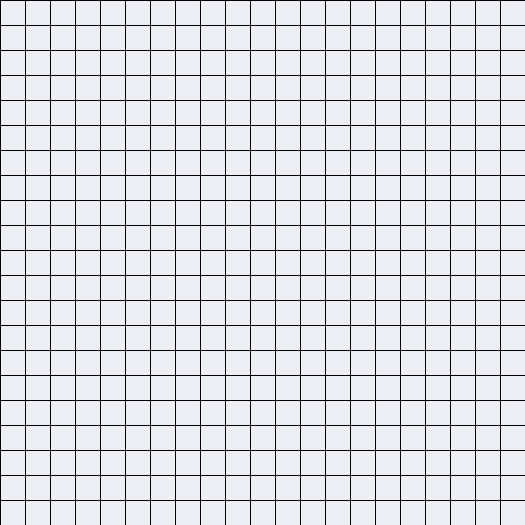
Frame 1 (no input)
Frame 60 (the mouse pressed at the canvas centre just before this capture): identical to frame 1, image omitted
Frame 120 (the mouse held since frame 60 and released just before this capture): identical to frame 1, image omitted

The Processing sketch that drew this single still picture (run headless with seeded random() and noise(); from frame 60 on, the mouse is pressed at the canvas centre):

// Processing sketch: Maze
// ── Maze.pde
import java.util.*;

// https://www.nordtheme.com/docs/colors-and-palettes
final int NORD0 = 0xFF2E3440;
final int NORD1 = 0xFF3B4252;
final int NORD2 = 0xFF434C5E;
final int NORD3 = 0xFF4C566A;

final int NORD4 = 0xFFD8DEE9;
final int NORD5 = 0xFFE5E9F0;
final int NORD6 = 0xFFECEFF4;

final int NORD7 = 0xFF8FBCBB;
final int NORD8 = 0xFF88C0D0;
final int NORD9 = 0xFF81A1C1;
final int NORD10 = 0xFF81A1C1;

final int NORD11 = 0xFFBF616A;
final int NORD12 = 0xFFD08770;
final int NORD13 = 0xFFEBCB8B;
final int NORD14 = 0xFFA3BE8C;
final int NORD15 = 0xFFB48EAD;


final int N = 21;

// 0 -> empty
// 1 -> wall
// 2 -> target
// 3 -> start
// 4 -> visited
int[][] graph;

int EMPTY = 0;
int WALL = 1;
int TARGET = 2;
int START = 3;
int VISITED = 4;
int VISITING = 5;

int blockWidth;
int blockHeight;

int fillValue = 3;

BFS bfs;

void setup() {
    size(525, 525);    
    //frameRate(10);
    graph = new int[N][N];
    blockWidth = width / N;
    blockHeight = height / N;
}

void draw() {
    background(NORD0);
    if (bfs != null) {
        while (!bfs.isUpdate()) {
            bfs.advance();
        }
        bfs.setUpdate(false);
    }
    for (int i = 0; i < N; i++) {
        for (int j = 0; j < N; j++) {
            if (graph[i][j] == EMPTY) {
                fill(NORD6);
            } else if (graph[i][j] == WALL) {
                fill(NORD12);
            } else if (graph[i][j] == TARGET) {
                fill(NORD11);   
            } else if (graph[i][j] == START) {
                fill(NORD15);
            } else if (graph[i][j] == VISITED) {
                fill(NORD0);   
            } else if (graph[i][j] == VISITING) {
                fill(NORD3);   
            }
            rectAt(j, i);
        }
    }
}

void mouseClicked() {
    graph[mouseY / blockHeight][mouseX / blockWidth] = fillValue;
}

void mouseDragged() {
    graph[mouseY / blockHeight][mouseX / blockWidth] = fillValue;
}

void keyPressed() {
    if (key == '1') {
        fillValue = WALL;
    } else if (key == '2') {
        fillValue = TARGET;
    } else if (key == '3') {
        fillValue = START;
    } else if (key == 'r') {
        setup();
    } else if (key == 'b') {
        for (int y = 0; y < N; y++) {
            for (int x = 0; x < N; x++) {
                if (graph[y][x] == START) {
                    bfs = new BFS(x, y);
                    break;
                }
            }
        }
        
    }
}

void rectAt(int x, int y) {
    rect(x * blockWidth, y * blockHeight, blockWidth, blockHeight);
}

// ── BFS.pde
class BFS {
    private final int[][] moves = {{0, 1}, {0, -1}, {1, 0}, {-1, 0}};
    
    private Queue<Integer> queue = new LinkedList<Integer>();
    private int x, y;
    private int move = 0;
    private int size = 0;
    private boolean isUpdate = false;
    
    public BFS(int x, int y) {
        this.x = x;
        this.y = y;
        offer(x, y);
    }
    
    public boolean isUpdate() {
        return isUpdate;
    }
    
    public void setUpdate(boolean b) {
        isUpdate = b;
    }
    
    public void advance() {
        if (graph[y][x] == TARGET) return;
        
        while (move < moves.length) {
            move();
            //return;
        }
        
        if (size > 0) {
            neighbor();
            //return;
        }
            
        if (!queue.isEmpty()) {
            size = queue.size() / 2;
        }
    }
    
    private void move() {
        int nextx = x + moves[move][0];
        int nexty = y + moves[move][1];
        if (nextx < 0 || nextx >= N ||
            nexty < 0 || nexty >= N ||
            graph[nexty][nextx] == WALL ||
            graph[nexty][nextx] == VISITED) { move++; return; }
            
        offer(nextx, nexty);
        move++;
    }
    
    private void neighbor() {
        poll();
        size--;
        move = 0;
        if (graph[y][x] == TARGET) return;
        
        graph[y][x] = VISITED;
        isUpdate = true;
    }
    
    private void poll() {
        x = queue.poll();
        y = queue.poll();
    }
    
    private void offer(int x, int y) {
        graph[y][x] = VISITING;
        isUpdate = true;
        queue.offer(x);
        queue.offer(y);
    }
}

// ── NewBFS.pde
class NewBFS {
    
    
}


/*




*/
